Frame 1 (no input): blank canvas, image omitted
Frame 60 (the mouse pressed at the canvas centre just before this capture): blank canvas, image omitted
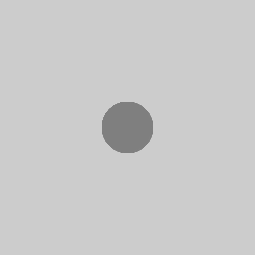
Frame 120 (the mouse held since frame 60 and released just before this capture)

The Processing sketch whose frames 1 and 60 were blank and that drew this single picture after the mouse press (run headless with seeded random() and noise(); from frame 60 on, the mouse is pressed at the canvas centre):

// Processing sketch: drawing
// ── drawing.pde
void setup(){
 size(255,255) ;
}
void draw(){
  if(mousePressed){
  fill(mouseX,mouseY);
  stroke(mouseX,mouseY);
  ellipse(mouseX,mouseY,50,50);
  }
}
